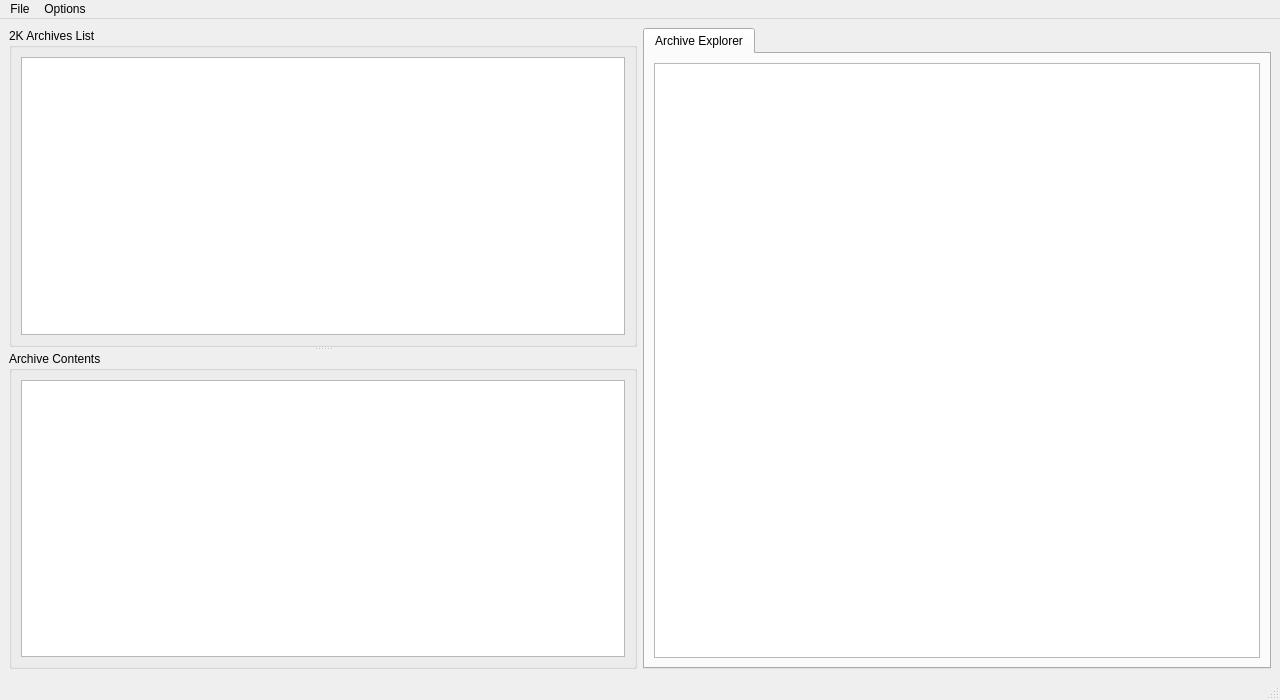
<?xml version="1.0" encoding="UTF-8"?>
<ui version="4.0">
 <class>MainWindow</class>
 <widget class="QMainWindow" name="MainWindow">
  <property name="geometry">
   <rect>
    <x>0</x>
    <y>0</y>
    <width>1280</width>
    <height>700</height>
   </rect>
  </property>
  <property name="sizePolicy">
   <sizepolicy hsizetype="Preferred" vsizetype="Expanding">
    <horstretch>0</horstretch>
    <verstretch>0</verstretch>
   </sizepolicy>
  </property>
  <property name="windowTitle">
   <string>NBA 2K15 Explorer</string>
  </property>
  <widget class="QWidget" name="centralwidget">
   <property name="sizePolicy">
    <sizepolicy hsizetype="Preferred" vsizetype="Preferred">
     <horstretch>0</horstretch>
     <verstretch>0</verstretch>
    </sizepolicy>
   </property>
   <layout class="QGridLayout" name="gridLayout">
    <item row="0" column="1">
     <widget class="QSplitter" name="splitter_4">
      <property name="orientation">
       <enum>Qt::Vertical</enum>
      </property>
      <widget class="QSplitter" name="splitter_2">
       <property name="orientation">
        <enum>Qt::Horizontal</enum>
       </property>
       <widget class="QTabWidget" name="tabWidget">
        <property name="currentIndex">
         <number>0</number>
        </property>
        <widget class="QWidget" name="tab">
         <property name="sizePolicy">
          <sizepolicy hsizetype="Preferred" vsizetype="Preferred">
           <horstretch>0</horstretch>
           <verstretch>0</verstretch>
          </sizepolicy>
         </property>
         <property name="maximumSize">
          <size>
           <width>16777215</width>
           <height>16777215</height>
          </size>
         </property>
         <attribute name="title">
          <string>Archive Explorer</string>
         </attribute>
         <layout class="QVBoxLayout" name="verticalLayout">
          <item>
           <widget class="QTreeView" name="treeView_3">
            <property name="uniformRowHeights">
             <bool>true</bool>
            </property>
           </widget>
          </item>
         </layout>
        </widget>
       </widget>
      </widget>
     </widget>
    </item>
    <item row="0" column="0">
     <widget class="QSplitter" name="splitter">
      <property name="orientation">
       <enum>Qt::Vertical</enum>
      </property>
      <widget class="QGroupBox" name="groupBox_2">
       <property name="title">
        <string>2K Archives List</string>
       </property>
       <layout class="QVBoxLayout" name="verticalLayout_5">
        <item>
         <widget class="QTreeView" name="treeView">
          <property name="uniformRowHeights">
           <bool>true</bool>
          </property>
          <property name="sortingEnabled">
           <bool>false</bool>
          </property>
          <attribute name="headerVisible">
           <bool>true</bool>
          </attribute>
         </widget>
        </item>
       </layout>
      </widget>
      <widget class="QGroupBox" name="groupBox">
       <property name="title">
        <string>Archive Contents</string>
       </property>
       <layout class="QVBoxLayout" name="verticalLayout_3">
        <item>
         <widget class="QTreeView" name="treeView_2">
          <property name="contextMenuPolicy">
           <enum>Qt::CustomContextMenu</enum>
          </property>
          <property name="editTriggers">
           <set>QAbstractItemView::DoubleClicked</set>
          </property>
          <property name="selectionMode">
           <enum>QAbstractItemView::SingleSelection</enum>
          </property>
          <property name="uniformRowHeights">
           <bool>true</bool>
          </property>
         </widget>
        </item>
       </layout>
      </widget>
     </widget>
    </item>
   </layout>
  </widget>
  <widget class="QMenuBar" name="menubar">
   <property name="geometry">
    <rect>
     <x>0</x>
     <y>0</y>
     <width>1280</width>
     <height>21</height>
    </rect>
   </property>
   <widget class="QMenu" name="menuFile">
    <property name="title">
     <string>File</string>
    </property>
    <addaction name="actionOpen"/>
    <addaction name="actionApply_Changes"/>
    <addaction name="actionExit"/>
   </widget>
   <widget class="QMenu" name="menuOptions">
    <property name="title">
     <string>Options</string>
    </property>
    <addaction name="actionPreferences"/>
   </widget>
   <addaction name="menuFile"/>
   <addaction name="menuOptions"/>
  </widget>
  <widget class="QStatusBar" name="statusBar">
   <property name="statusTip">
    <string/>
   </property>
   <property name="sizeGripEnabled">
    <bool>true</bool>
   </property>
  </widget>
  <action name="actionOpen">
   <property name="text">
    <string>Load Archives</string>
   </property>
  </action>
  <action name="actionExit">
   <property name="text">
    <string>Exit</string>
   </property>
  </action>
  <action name="actionPreferences">
   <property name="text">
    <string>Preferences</string>
   </property>
  </action>
  <action name="actionApply_Changes">
   <property name="text">
    <string>Apply Changes</string>
   </property>
  </action>
 </widget>
 <resources/>
 <connections/>
</ui>
